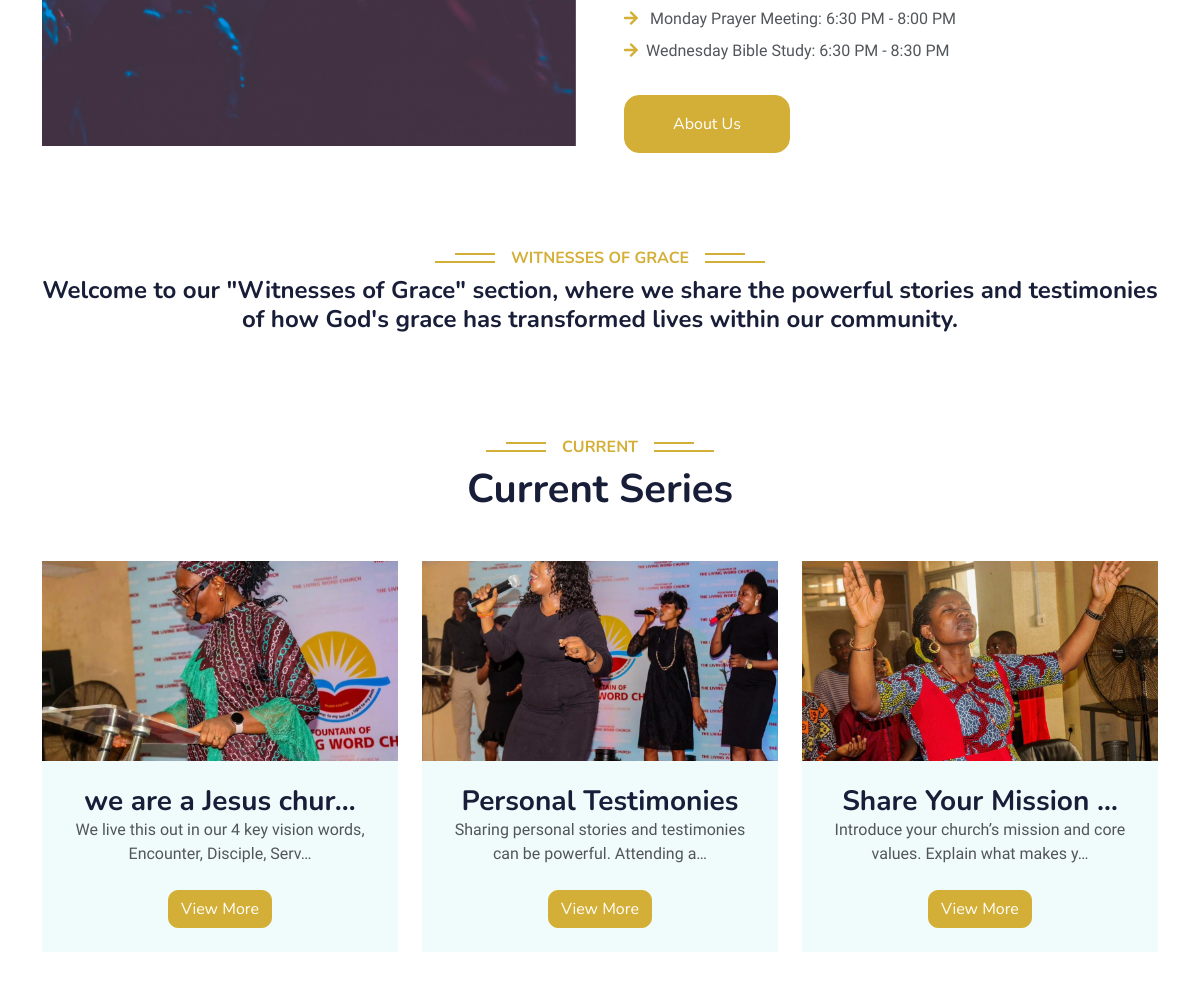
The app's page / (middle part), older data.
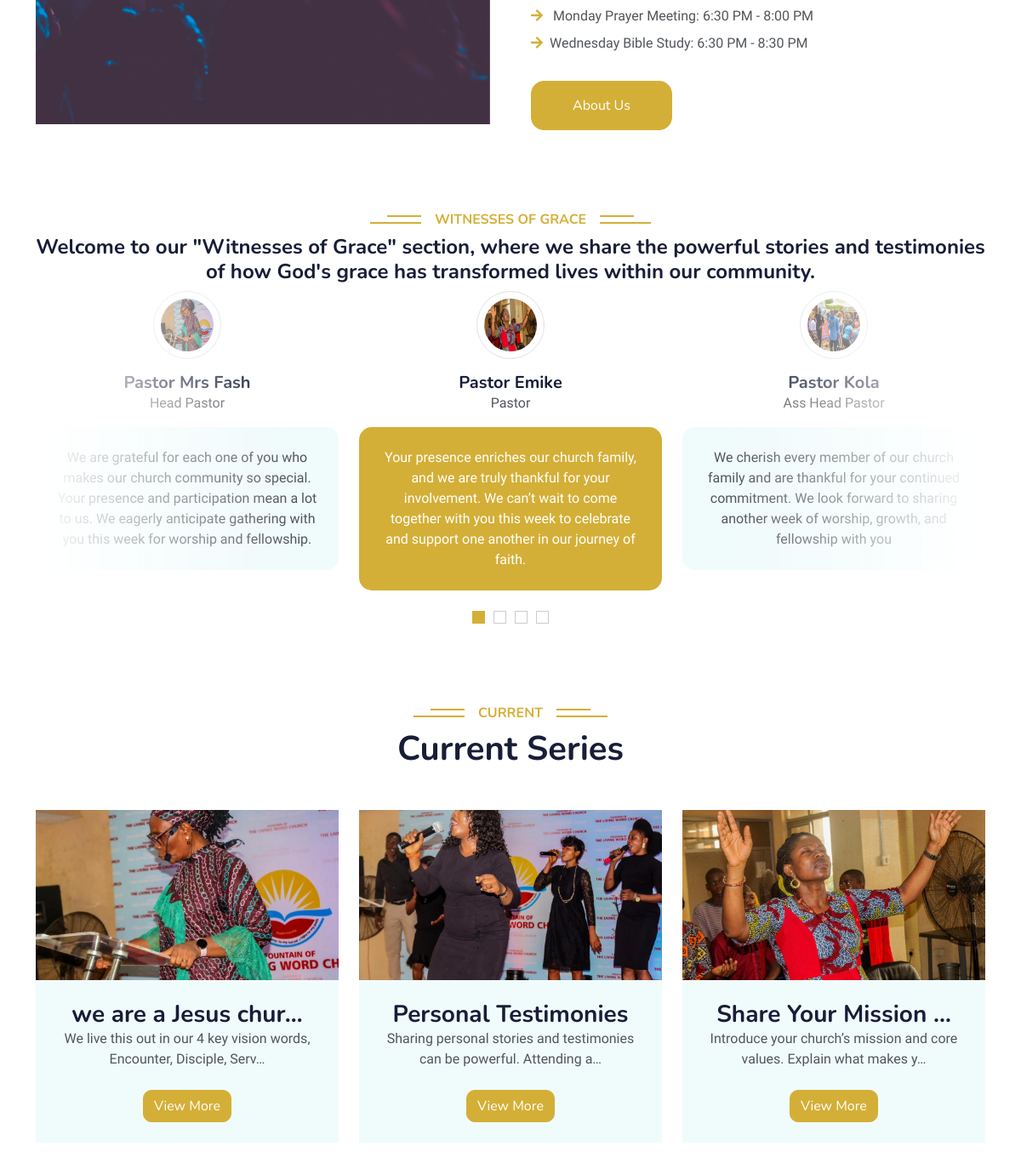
The same page, newer data.
### fountain/models.py (models this page shows, shortened)
class FountainChurchMainPost(models.Model):
    fountain_church_title = models.CharField(max_length=255, blank=True, null=True)
    fountain_church_description = models.TextField()
    fountain_church_slug = models.SlugField (max_length=255,blank=True, null=True)
    fountain_church_img = models.ImageField(upload_to='images/')
    fountain_church_date = models.DateTimeField (auto_now_add= True)
    fountain_church_author = models.ForeignKey(User, on_delete=models.CASCADE)
    class Meta:
        ordering =['-fountain_church_date']

class FountainChurchMinisterHome(models.Model):
    fountain_church_minister_home_title = models.CharField(max_length=255, blank=True, null=True)
    fountain_church_minister_home_position = models.CharField(max_length=255, blank=True, null=True)
    fountain_church_minister_home_description = models.TextField()
    fountain_church_minister_home_img = models.ImageField(upload_to='testy_img/')
    fountain_church_minister_home_author = models.ForeignKey(User, on_delete=models.CASCADE)
    fountain_church_minister_home_date = models.DateTimeField (auto_now_add= True)
    class Meta:
        ordering =['-fountain_church_minister_home_date']

### fountain/views.py (the view)
# urls.py: path('', HomeView.as_view(), name="home"),
class HomeView(ListView):
    model = FountainChurchMainPost
    template_name = 'fountainchurch/home.html'
    def get_context_data(self, **kwargs):
        context = super().get_context_data(**kwargs)
        context['first_images'] = FountainChurchMainHeadImage.objects.all()
        context['testimony_images'] = FountainChurchMinisterHome.objects.all()
        return context

### templates/fountainchurch/home.html (shortened to what this page needs)
{% extends "base.html" %}
{% load static %}
{% block content%}
    <div class="container-xxl py-5">
        <div class="container">
            <div class="row g-5">
                <div class="col-lg-6 wow fadeInUp" data-wow-delay="0.1s" style="min-height: 400px;">
                    <div id="carouselExampleSlidesOnly" class="carousel slide" data-bs-ride="carousel">
                        <div class="carousel-inner">
                          <div class="carousel-item active">
                            <img src="{% static 'img/intro.jpg' %}"style="height: 400px; width: 100%; object-fit: cover;" class="d-block w-100" alt="...">
                          </div>
                        </div>
                      </div>
                   </div>
                <div class="col-lg-6 wow fadeInUp" data-wow-delay="0.3s">
                    <div class="row gy-2 gx-4 mb-4">
                        <div class="col-sm-10">
                            <p class="mb-0"><i class="fa fa-arrow-right text-primary me-2"></i> Monday Prayer Meeting: 6:30 PM - 8:00 PM</p>
                        </div>
                        <div class="col-sm-10">
                            <p class="mb-0"><i class="fa fa-arrow-right text-primary me-2"></i>Wednesday Bible Study: 6:30 PM - 8:30 PM </p>
                        </div>
                    </div>
                    <a class="btn btn-primary py-3 px-5 mt-2"style="border-radius: 15px;" href="{% url 'about' %}">About Us</a>
                </div>
            </div>
        </div>
    </div>
    <div class="container-xxl py-5 wow fadeInUp" data-wow-delay="0.1s">
        <div class="container">
            <div class="text-center">
                <h6 class="section-title bg-white text-center text-primary px-3">Witnesses of Grace</h6>
                <h4 class="mb-2">Welcome to our "Witnesses of Grace" section, where we share the powerful
                    stories and testimonies of how God's grace has transformed lives within our community.</h4>
            </div>
            <div class="owl-carousel testimonial-carousel position-relative" style="border-radius: 15px; overflow: hidden;">
                {% for testimony_image in testimony_images %}
                <div class="testimonial-item text-center" style="border-radius: 5px; overflow: hidden;">
                    <img class="border rounded-circle p-2 mx-auto mb-3" src="{{ testimony_image.fountain_church_minister_home_img.url }}" style="width: 80px; height: 80px; border-radius: 50%;">
                    <h5 class="mb-0">{{ testimony_image.fountain_church_minister_home_title }}</h5>
                    <p>{{ testimony_image.fountain_church_minister_home_position }}</p>
                    <div class="testimonial-text bg-light text-center p-4" style="border-radius: 15px;">
                        <p class="mb-0">{{ testimony_image.fountain_church_minister_home_description }}</p>
                    </div>
                </div>
                {% endfor %}
            </div>
            </div>
        </div>
    <div class="container-xxl py-5">
        <div class="container">
            <div class="text-center wow fadeInUp" data-wow-delay="0.1s">
                <h6 class="section-title bg-white text-center text-primary px-3">Current</h6>
                <h1 class="mb-5">Current Series</h1>
            </div>
            <div class="row g-4 justify-content-center">
                {% for post in object_list %}
                <div class="col-lg-4 col-md-6 wow fadeInUp" data-wow-delay="0.1s">
                    <div class="course-item bg-light">
                        <div class="position-relative overflow-hidden">
                            <img class="img-fluid" src="{{ post.fountain_church_img.url }}" style="height: 200px; width: 100%; object-fit: cover;" alt="">
                        </div>
                        <div class="text-center p-4 pb-0">
                            <h3 class="mb-0">{{ post.fountain_church_title|truncatechars:20 }}</h3>
                            <p class="mb-4">{{ post.fountain_church_description|truncatechars:70 }}</p>
                        </div>
                        <center>
                            <div class="btn-wrapper">
                                <a href="" class="btn btn-primary" style="border-radius: 10px;">View More</a>
                            </div><br>
                        </center>
                    </div>
                </div>
                {% endfor %}
            </div>
        </div>
    </div>
    {% endblock %}

### templates/base.html (shortened to what this page needs)
{% load static %}
<head>
    <link href="https://cdnjs.cloudflare.com/ajax/libs/font-awesome/5.10.0/css/all.min.css" rel="stylesheet">
    <link href="https://cdn.jsdelivr.net/npm/bootstrap-icons@1.4.1/font/bootstrap-icons.css" rel="stylesheet">
    <link href="{% static 'css/style.css' %}" rel="stylesheet">
    <link href="{% static 'lib/animate/animate.min.css' %}" rel="stylesheet">
    <link href="{% static 'lib/owlcarousel/assets/owl.carousel.min.css' %}" rel="stylesheet">
    <link href="{% static 'css/bootstrap.min.css' %}" rel="stylesheet">
</head>
<body>
  {% block content %}
  {% endblock  %}
</body>
</html>

### static/css/style.css (style rules this page uses)
.btn { font-family: 'Nunito', sans-serif; font-weight: 600; transition: .5s; }
.btn.btn-primary, .btn.btn-secondary { color: #FFFFFF; }
.section-title { position: relative; display: inline-block; text-transform: uppercase; }
.section-title::before { position: absolute; content: ""; width: calc(100% + 80px); height: 2px; top: 4px; left: -40px; background: var(--primary); z-index: -1; }
.section-title::after { position: absolute; content: ""; width: calc(100% + 120px); height: 2px; bottom: 5px; left: -60px; background: var(--primary); z-index: -1; }
.category img, .course-item img { transition: .5s; }
.testimonial-carousel::before { position: absolute; content: ""; top: 0; left: 0; height: 100%; width: 0; background: linear-gradient(to right, rgba(255, 255, 255, 1) 0%, rgba(255, 255, 255, 0) 100%); z-index: 1; }
.testimonial-carousel::after { position: absolute; content: ""; top: 0; right: 0; height: 100%; width: 0; background: linear-gradient(to left, rgba(255, 255, 255, 1) 0%, rgba(255, 255, 255, 0) 100%); z-index: 1; }
@media (min-width: 768px) { .testimonial-carousel::before, .testimonial-carousel::after { width: 200px; } }
@media (min-width: 992px) { .testimonial-carousel::before, .testimonial-carousel::after { width: 300px; } }
.testimonial-carousel .owl-item .testimonial-text, .testimonial-carousel .owl-item.center .testimonial-text * { transition: .5s; }
.testimonial-carousel .owl-item.center .testimonial-text { background: var(--primary) !important; }
.testimonial-carousel .owl-item.center .testimonial-text * { color: #FFFFFF !important; }

Row changes from the older to the newer data that the page shows:
added FountainChurchMinisterHome: fountain_church_minister_home_img (picture), fountain_church_minister_home_title "Pastor Emike", fountain_church_minister_home_position "Pastor", fountain_church_minister_home_description "Your presence enriches our church family, and we are truly thankful for your involvement. We can’t wait to come together with you this week to celebrate and support one another in our journey of faith."
added FountainChurchMinisterHome: fountain_church_minister_home_img (picture), fountain_church_minister_home_title "Pastor Kola", fountain_church_minister_home_position "Ass Head Pastor", fountain_church_minister_home_description "We cherish every member of our church family and are thankful for your continued commitment. We look forward to sharing another week of worship, growth, and fellowship with you"
added FountainChurchMinisterHome: fountain_church_minister_home_img (picture), fountain_church_minister_home_title "Pastor Mrs Fash", fountain_church_minister_home_position "Head Pastor", fountain_church_minister_home_description "We are grateful for each one of you who makes our church community so special. Your presence and participation mean a lot to us. We eagerly anticipate gathering with you this week for worship and fellowship."
